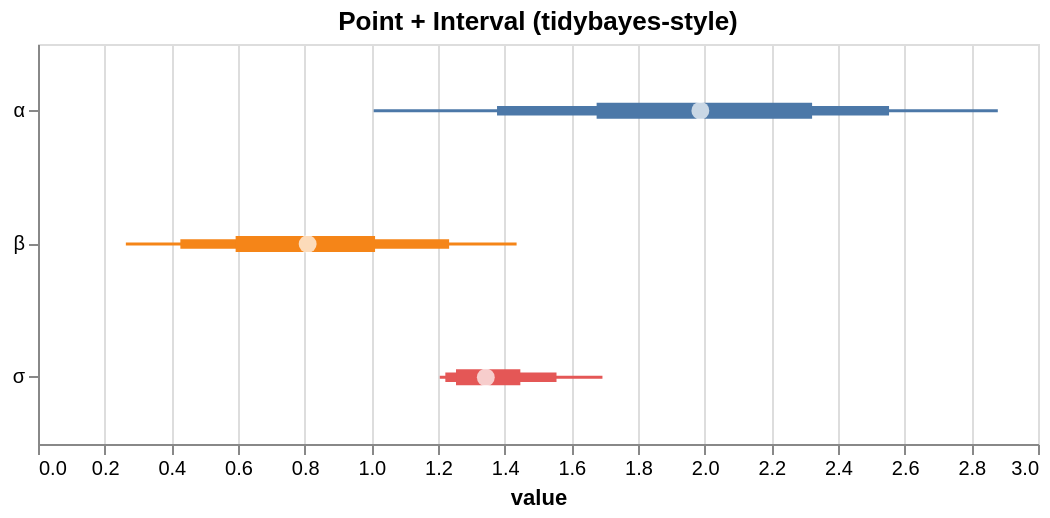

Vega-Lite specification for this chart:
### Vega-Lite specification from a JSON file in a GitHub repository (floating-point values rounded to 4 significant figures)
{"$schema": "https://vega.github.io/schema/vega-lite/v5.json", "height": 200, "layer": [{"encoding": {"x2": {"field": "hi_0_95_"}, "x": {"field": "lo_0_95_", "title": "value", "type": "quantitative"}, "color": {"field": "parameter", "type": "nominal", "legend": null}, "y": {"axis": {"title": null}, "field": "parameter", "type": "nominal"}}, "mark": {"strokeWidth": 1.5, "type": "rule"}}, {"encoding": {"x2": {"field": "hi_0_8_"}, "x": {"field": "lo_0_8_", "title": "value", "type": "quantitative"}, "color": {"field": "parameter", "type": "nominal", "legend": null}, "y": {"axis": {"title": null}, "field": "parameter", "type": "nominal"}}, "mark": {"strokeWidth": 4.75, "type": "rule"}}, {"encoding": {"x2": {"field": "hi_0_5_"}, "x": {"field": "lo_0_5_", "title": "value", "type": "quantitative"}, "color": {"field": "parameter", "type": "nominal", "legend": null}, "y": {"axis": {"title": null}, "field": "parameter", "type": "nominal"}}, "mark": {"strokeWidth": 8.0, "type": "rule"}}, {"encoding": {"x": {"field": "__point__", "type": "quantitative"}, "y": {"field": "parameter", "type": "nominal"}}, "mark": {"filled": true, "color": "white", "size": 80, "type": "point"}}], "data": {"values": [{"parameter": "α", "lo_0_95_": 1.007, "lo_0_8_": 1.377, "hi_0_8_": 2.553, "hi_0_5_": 2.322, "__point__": 1.987, "hi_0_95_": 2.879, "lo_0_5_": 1.676}, {"parameter": "β", "lo_0_95_": 0.2636, "lo_0_8_": 0.4271, "hi_0_8_": 1.233, "hi_0_5_": 1.011, "__point__": 0.809, "hi_0_95_": 1.436, "lo_0_5_": 0.5929}, {"parameter": "σ", "lo_0_95_": 1.205, "lo_0_8_": 1.222, "hi_0_8_": 1.556, "hi_0_5_": 1.447, "__point__": 1.343, "hi_0_95_": 1.693, "lo_0_5_": 1.254}]}, "title": "Point + Interval (tidybayes-style)", "width": 500}
